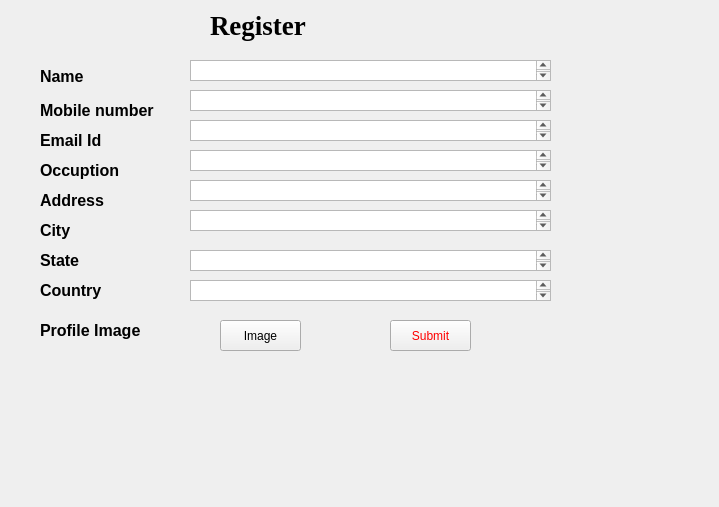
<?xml version="1.0" encoding="UTF-8"?>
<ui version="4.0">
 <class>Form</class>
 <widget class="QWidget" name="Form">
  <property name="geometry">
   <rect>
    <x>0</x>
    <y>0</y>
    <width>719</width>
    <height>507</height>
   </rect>
  </property>
  <property name="windowTitle">
   <string>Form</string>
  </property>
  <widget class="QLabel" name="lb10">
   <property name="geometry">
    <rect>
     <x>210</x>
     <y>10</y>
     <width>141</width>
     <height>31</height>
    </rect>
   </property>
   <property name="font">
    <font>
     <family>Times New Roman</family>
     <pointsize>20</pointsize>
     <weight>75</weight>
     <bold>true</bold>
    </font>
   </property>
   <property name="text">
    <string>Register</string>
   </property>
  </widget>
  <widget class="QLabel" name="lb1">
   <property name="geometry">
    <rect>
     <x>40</x>
     <y>70</y>
     <width>47</width>
     <height>13</height>
    </rect>
   </property>
   <property name="font">
    <font>
     <family>MS Sans Serif</family>
     <pointsize>12</pointsize>
     <weight>75</weight>
     <bold>true</bold>
    </font>
   </property>
   <property name="text">
    <string>Name </string>
   </property>
  </widget>
  <widget class="QLabel" name="lb2">
   <property name="geometry">
    <rect>
     <x>40</x>
     <y>100</y>
     <width>121</width>
     <height>20</height>
    </rect>
   </property>
   <property name="font">
    <font>
     <family>MS Sans Serif</family>
     <pointsize>12</pointsize>
     <weight>75</weight>
     <bold>true</bold>
    </font>
   </property>
   <property name="text">
    <string>Mobile number</string>
   </property>
  </widget>
  <widget class="QLabel" name="lb3">
   <property name="geometry">
    <rect>
     <x>40</x>
     <y>130</y>
     <width>81</width>
     <height>20</height>
    </rect>
   </property>
   <property name="font">
    <font>
     <family>MS Sans Serif</family>
     <pointsize>12</pointsize>
     <weight>75</weight>
     <bold>true</bold>
    </font>
   </property>
   <property name="text">
    <string>Email Id</string>
   </property>
  </widget>
  <widget class="QLabel" name="lb4">
   <property name="geometry">
    <rect>
     <x>40</x>
     <y>160</y>
     <width>81</width>
     <height>20</height>
    </rect>
   </property>
   <property name="font">
    <font>
     <family>MS Sans Serif</family>
     <pointsize>12</pointsize>
     <weight>75</weight>
     <bold>true</bold>
    </font>
   </property>
   <property name="text">
    <string>Occuption </string>
   </property>
  </widget>
  <widget class="QLabel" name="lb5">
   <property name="geometry">
    <rect>
     <x>40</x>
     <y>190</y>
     <width>81</width>
     <height>20</height>
    </rect>
   </property>
   <property name="font">
    <font>
     <family>MS Sans Serif</family>
     <pointsize>12</pointsize>
     <weight>75</weight>
     <bold>true</bold>
    </font>
   </property>
   <property name="text">
    <string>Address</string>
   </property>
  </widget>
  <widget class="QLabel" name="lb6">
   <property name="geometry">
    <rect>
     <x>40</x>
     <y>220</y>
     <width>71</width>
     <height>20</height>
    </rect>
   </property>
   <property name="font">
    <font>
     <family>MS Sans Serif</family>
     <pointsize>12</pointsize>
     <weight>75</weight>
     <bold>true</bold>
    </font>
   </property>
   <property name="text">
    <string>City</string>
   </property>
  </widget>
  <widget class="QTextEdit" name="tb1">
   <property name="geometry">
    <rect>
     <x>190</x>
     <y>60</y>
     <width>361</width>
     <height>21</height>
    </rect>
   </property>
  </widget>
  <widget class="QTextEdit" name="tb5">
   <property name="geometry">
    <rect>
     <x>190</x>
     <y>180</y>
     <width>361</width>
     <height>21</height>
    </rect>
   </property>
  </widget>
  <widget class="QTextEdit" name="tb4">
   <property name="geometry">
    <rect>
     <x>190</x>
     <y>150</y>
     <width>361</width>
     <height>21</height>
    </rect>
   </property>
  </widget>
  <widget class="QTextEdit" name="tb2">
   <property name="geometry">
    <rect>
     <x>190</x>
     <y>90</y>
     <width>361</width>
     <height>21</height>
    </rect>
   </property>
  </widget>
  <widget class="QTextEdit" name="tb3">
   <property name="geometry">
    <rect>
     <x>190</x>
     <y>120</y>
     <width>361</width>
     <height>21</height>
    </rect>
   </property>
  </widget>
  <widget class="QTextEdit" name="tb6">
   <property name="geometry">
    <rect>
     <x>190</x>
     <y>210</y>
     <width>361</width>
     <height>21</height>
    </rect>
   </property>
  </widget>
  <widget class="QLabel" name="lb7">
   <property name="geometry">
    <rect>
     <x>40</x>
     <y>250</y>
     <width>71</width>
     <height>20</height>
    </rect>
   </property>
   <property name="font">
    <font>
     <family>MS Sans Serif</family>
     <pointsize>12</pointsize>
     <weight>75</weight>
     <bold>true</bold>
    </font>
   </property>
   <property name="text">
    <string>State</string>
   </property>
  </widget>
  <widget class="QTextEdit" name="tb7">
   <property name="geometry">
    <rect>
     <x>190</x>
     <y>250</y>
     <width>361</width>
     <height>21</height>
    </rect>
   </property>
  </widget>
  <widget class="QLabel" name="lb8">
   <property name="geometry">
    <rect>
     <x>40</x>
     <y>280</y>
     <width>71</width>
     <height>20</height>
    </rect>
   </property>
   <property name="font">
    <font>
     <family>MS Sans Serif</family>
     <pointsize>12</pointsize>
     <weight>75</weight>
     <bold>true</bold>
    </font>
   </property>
   <property name="text">
    <string>Country</string>
   </property>
  </widget>
  <widget class="QTextEdit" name="tb8">
   <property name="geometry">
    <rect>
     <x>190</x>
     <y>280</y>
     <width>361</width>
     <height>21</height>
    </rect>
   </property>
  </widget>
  <widget class="QLabel" name="lb9">
   <property name="geometry">
    <rect>
     <x>40</x>
     <y>320</y>
     <width>121</width>
     <height>20</height>
    </rect>
   </property>
   <property name="font">
    <font>
     <family>MS Sans Serif</family>
     <pointsize>12</pointsize>
     <weight>75</weight>
     <bold>true</bold>
    </font>
   </property>
   <property name="text">
    <string>Profile Image</string>
   </property>
  </widget>
  <widget class="QPushButton" name="pb1">
   <property name="geometry">
    <rect>
     <x>220</x>
     <y>320</y>
     <width>81</width>
     <height>31</height>
    </rect>
   </property>
   <property name="text">
    <string>Image</string>
   </property>
  </widget>
  <widget class="QPushButton" name="pb2">
   <property name="geometry">
    <rect>
     <x>390</x>
     <y>320</y>
     <width>81</width>
     <height>31</height>
    </rect>
   </property>
   <property name="styleSheet">
    <string notr="true">color: red;</string>
   </property>
   <property name="text">
    <string>Submit</string>
   </property>
  </widget>
 </widget>
 <resources/>
 <connections/>
</ui>
